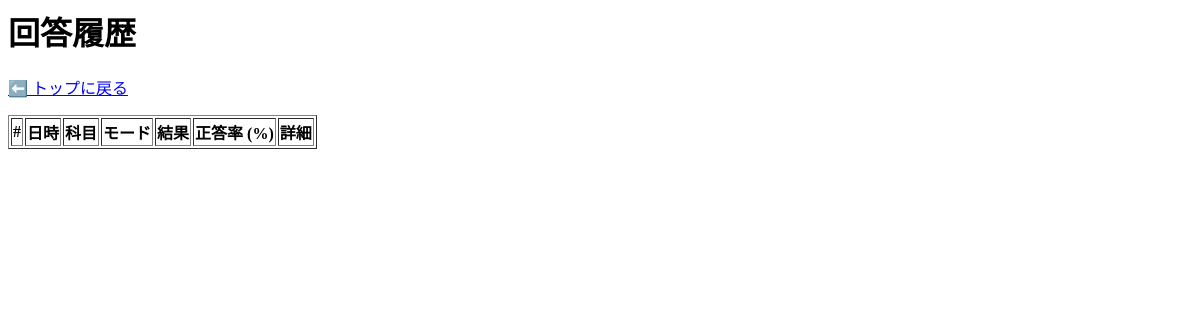
Before: /history/ with the older database file.
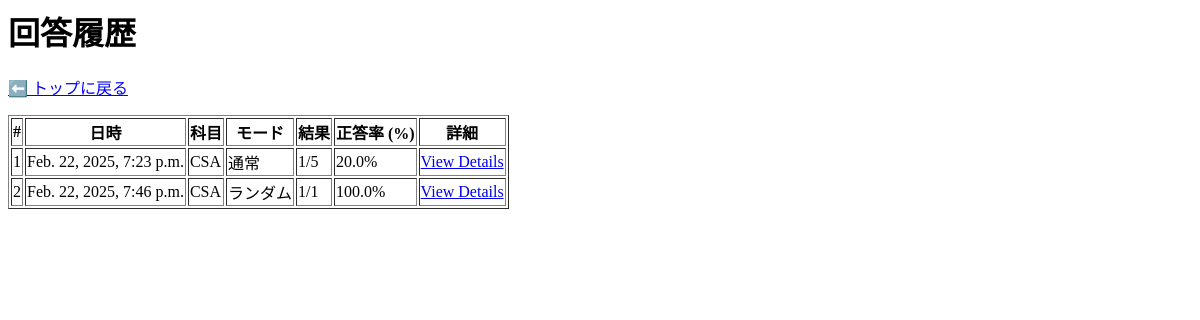
After: the same page with the newer database file.
### quiz/models.py (models this page shows, shortened)
class QuizHistory(models.Model):
    subject = models.CharField(max_length=255)  # どの科目を受けたか
    timestamp = models.DateTimeField(default=now)  # 受験日時
    mode = models.CharField(max_length=10, choices=[("random", "Random"), ("sequential", "Sequential")])  # ✅ 修正
    progress_index = models.IntegerField(default=0)  # ✅ 進捗用

### quiz/views.py (the view)
# urls.py: path('history/', views.history, name='history'),
def history(request):
    histories = QuizHistory.objects.all().order_by("timestamp")  # 🔄 古い順
    history_data = []
    for history in histories:
        responses = UserResponse.objects.filter(quiz_history=history)
        total_questions = responses.count()
        correct_answers = responses.filter(is_correct=True).count()
        accuracy = round((correct_answers / total_questions * 100), 1) if total_questions > 0 else 0
        if total_questions > 0:
            history_data.append({
                "id": history.id,
                "timestamp": history.timestamp,
                "subject": history.subject,
                "mode": history.mode,
                "total_questions": total_questions,
                "correct_answers": correct_answers,
                "accuracy": accuracy
            })
    return render(request, "history.html", {"histories": history_data})

### quiz/templates/history.html
<h1>回答履歴</h1>
<p>
  <a href="/" style="font-size: 16px; color: blue; text-decoration: underline"
    >⬅️ トップに戻る</a
  >
</p>
<table border="1">
  <tr>
    <th>#</th>
    <th>日時</th>
    <th>科目</th>
    <th>モード</th>
    <th>結果</th>
    <th>正答率 (%)</th>
    <th>詳細</th>
  </tr>
  {% for history in histories %}
  <tr>
    <td>{{ forloop.counter }}</td>
    <td>{{ history.timestamp }}</td>
    <td>{{ history.subject }}</td>
    <td>
      {% if history.mode == "sequential" %} 通常 {% else %} ランダム {% endif %}
    </td>
    <td>{{ history.correct_answers }}/{{ history.total_questions }}</td>
    <td>{{ history.accuracy }}%</td>
    <td><a href="{% url 'history_detail' history.id %}">View Details</a></td>
  </tr>
  {% endfor %}
</table>

Changed rows visible on the page:
added QuizHistory: timestamp "Feb. 22, 2025, 7:23 p.m.", subject "CSA"
added QuizHistory: timestamp "Feb. 22, 2025, 7:46 p.m.", subject "CSA"
Other visible differences:
new list line: "1 通常 1 / 5 20.0 % View Details"
new list line: "2 ランダム 1 / 1 100.0 % View Details"
